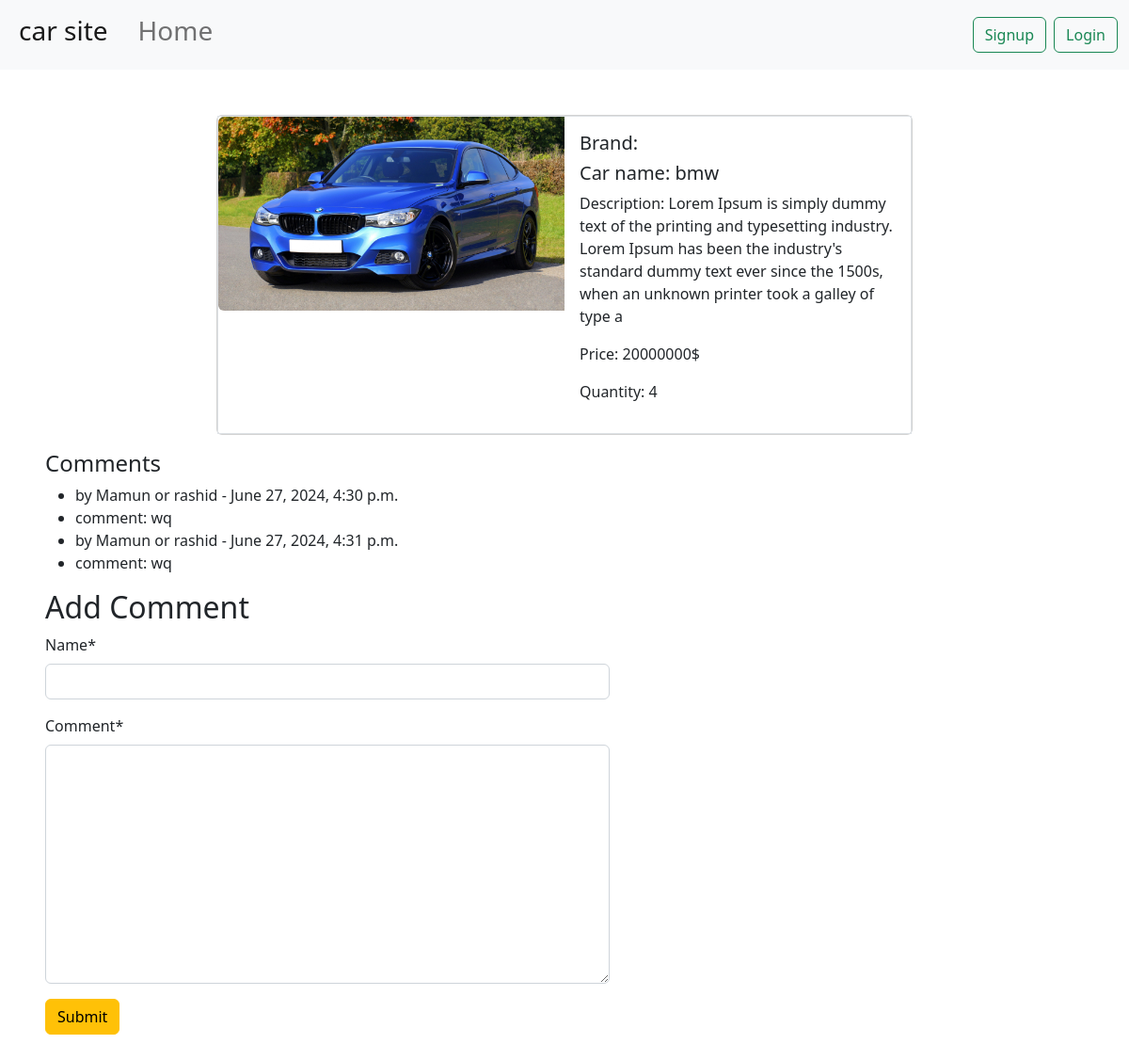
The app's page /car/cars/8/ with its own data.
### carapp/models.py (models this page shows, shortened)
class car(models.Model):
    car_image = models.ImageField(upload_to="car/media/uploads/")
    car_name = models.CharField(max_length=200)
    car_price = models.IntegerField()
    car_description = models.CharField(max_length=200)
    Brand_name =models.ForeignKey(Brand,on_delete=models.CASCADE)
    Quantity = models.IntegerField(default = 0)

class Comment(models.Model):
    car = models.ForeignKey(car, on_delete=models.CASCADE)
    name = models.CharField(max_length=50)
    comment = models.TextField()
    created_at = models.DateTimeField(auto_now_add=True)

### carapp/views.py (the view, shortened to what this page needs)
# urls.py: path('cars/<int:pk>/', views.CarDetailView.as_view(), name='car_detail'),
class CarDetailView(DetailView):
    model = car
    pk_url_kwarg = 'pk'
    template_name = 'comment.html'
    context_object_name = 'car'
    def get_context_data(self, **kwargs):
        context = super().get_context_data(**kwargs)
        car_post = self.object
        context['comments'] = Comment.objects.all()
        context['form'] = CommentForm()
        return context

### carapp/forms.py
class CommentForm(forms.ModelForm):
    class Meta:
        model = Comment
        fields = ['name', 'comment']

### carapp/templates/comment.html (shortened to what this page needs)
{% extends 'base.html' %}
{% load crispy_forms_tags %}
{% block content %}
<div class="card mb-3 mx-auto my-5" style="max-width: 740px;">
  <div class="row g-0 border">
    <div class="col-md-6">
      <img src="{{ car.car_image.url }}" class="img-fluid rounded-start" alt="...">
    </div>
    <div class="col-md-6">
      <div class="card-body">
        <h5 class="card-title">Brand: {{ car.brand_name.name }}</h5>
        <h5 class="card-title">Car name: {{car.car_name }}</h5>
        <p>Description: {{ car.car_description }}</p>
        <p>Price: {{ car.car_price }}$</p>
        <p>Quantity: {{ car.Quantity }}</p>
      </div>
    </div>
  </div>
</div>
<div class="mx-5">
<h4>Comments</h4>
<ul>
  {% for comment in comments %}
  <li>by {{ comment.name }} - {{ comment.created_at }}</li>
  <li>comment:  {{ comment.comment }}</li>
  {% endfor %}
</ul>
</div>
<form method="post" style="width: 50%; height: 500px " class="mx-5">
  <h2>Add Comment</h2>
  {{form | crispy}}
  <button class="btn btn-warning">Submit</button>
</form>
{% endblock %}

### records on screen
car: car_image (picture), car_name "bmw", car_description "Lorem Ipsum is simply dummy text of the printing and typesetting industry. Lorem Ipsum has been the industry's standard dummy text ever since the 1500s, when an unknown printer took a galley of type a", car_price "20000000", Quantity "4"
Comment: name "Mamun or rashid", created_at "June 27, 2024, 4:30 p.m.", comment "wq"
Comment: name "Mamun or rashid", created_at "June 27, 2024, 4:31 p.m.", comment "wq"
